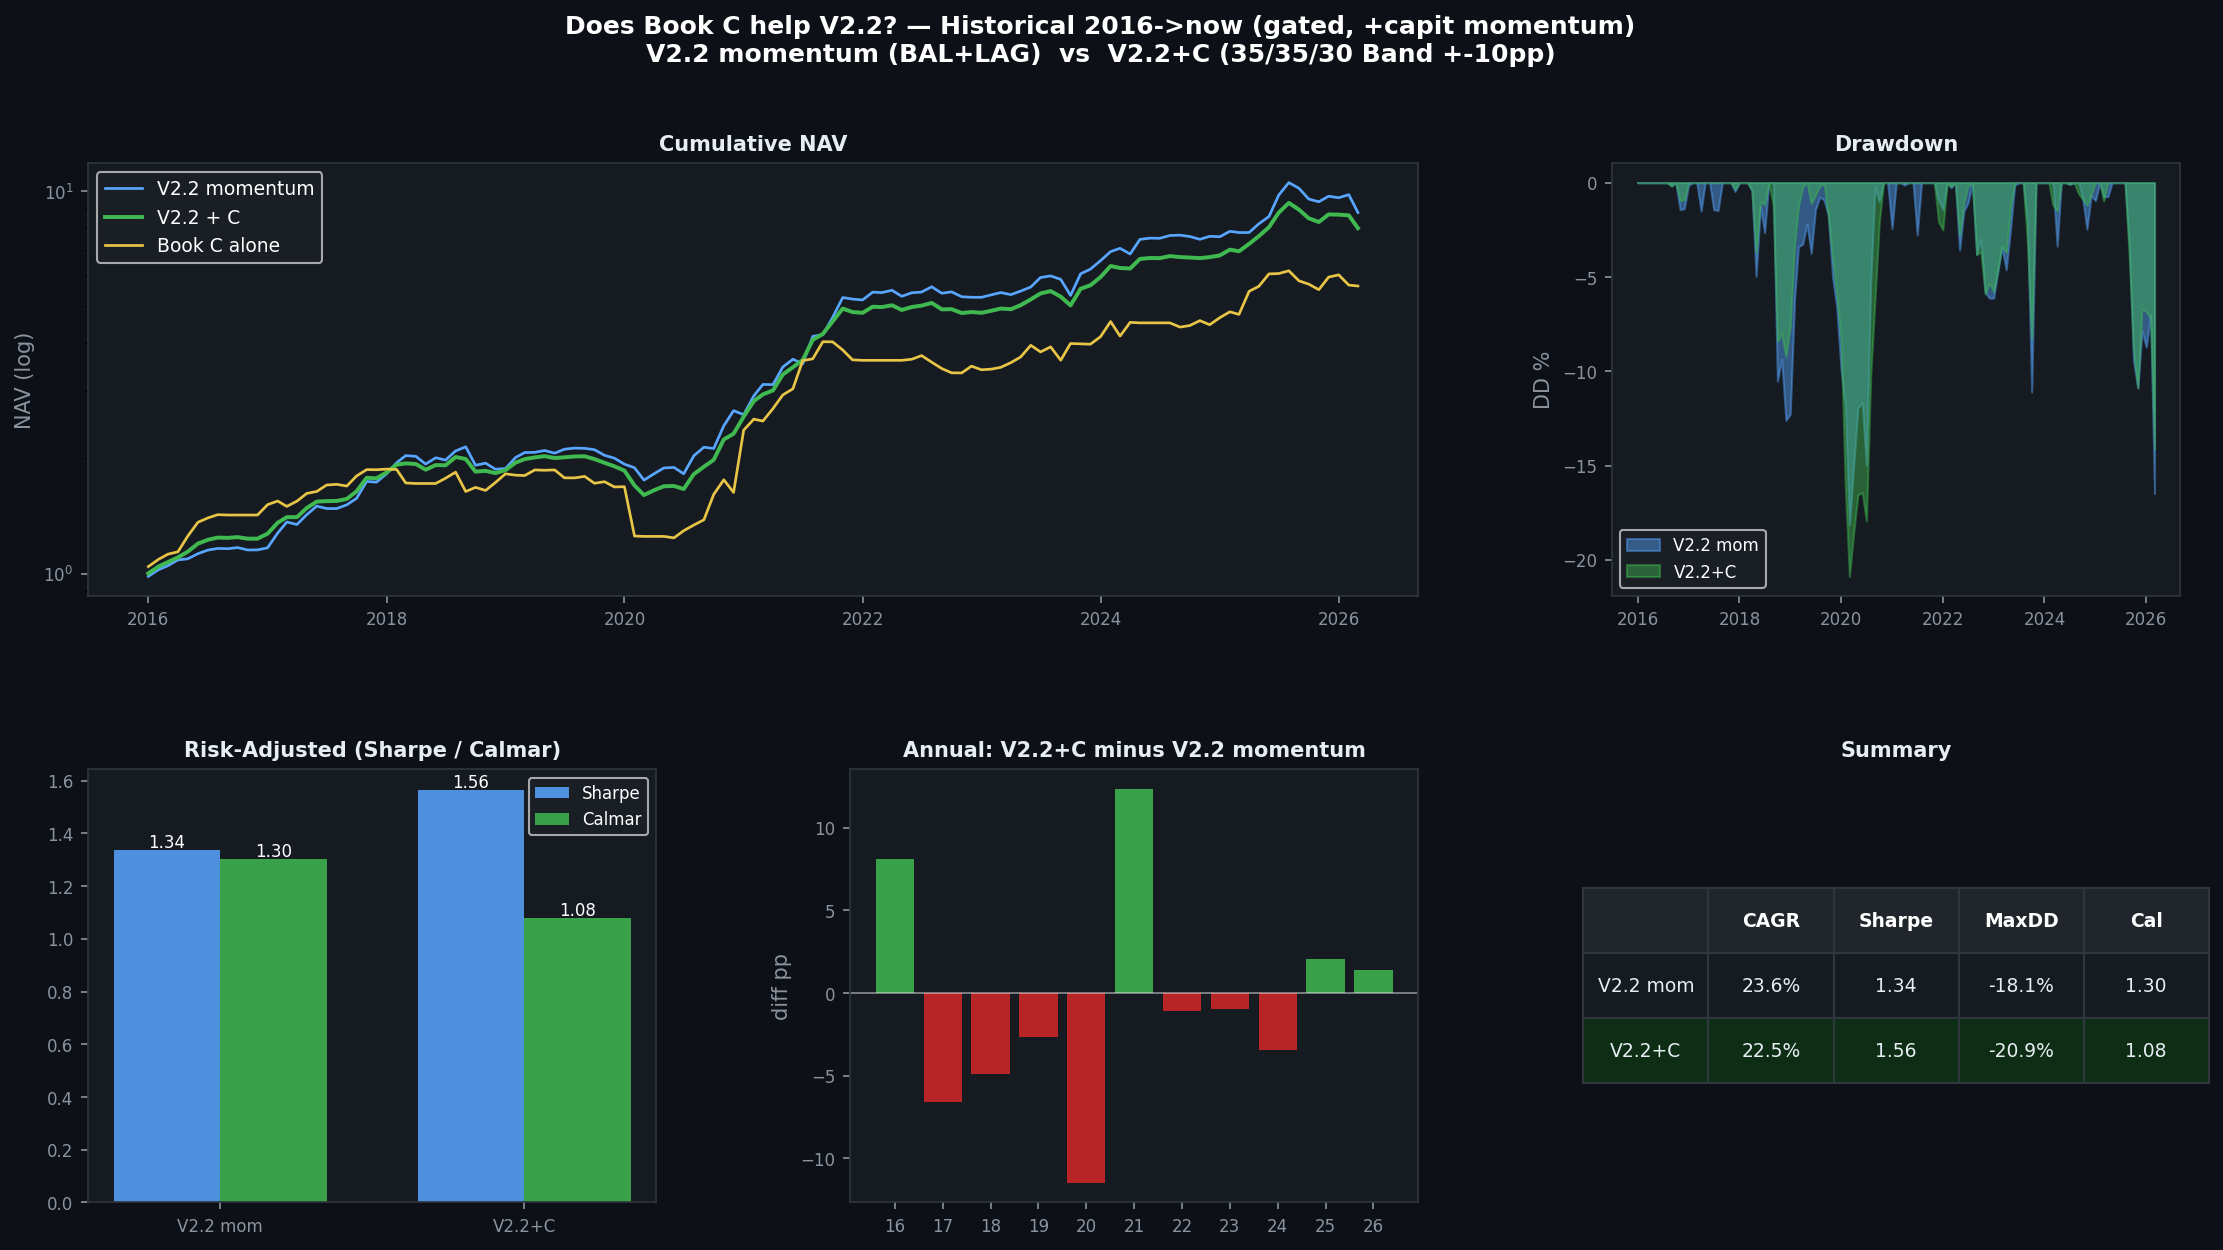

The script that saved this image:
"""
v22c_compare.py — Does adding Book C help V2.2? (historical, 2016 -> now)
=========================================================================
The earlier v22_reverify_2014.py was MOMENTUM-ONLY (BAL+LAG+capit). It did NOT
include Book C. This script adds the 3rd book and compares apples-to-apples over
the common period (Book C history starts 2016-01).

  V2.2 momentum (2-book)  = BAL_cap + LAG_cap        (the live champion)
  V2.2 + C   (3-book)     = 35% BAL + 35% LAG + 30% VALUE, Band +-10pp rebal

All legs are GATED (DT5G already inside). Monthly frequency (Book C is monthly).
"""
import sys, os
try: sys.stdout.reconfigure(encoding='utf-8')
except: pass
import numpy as np, pandas as pd
import matplotlib; matplotlib.use('Agg')
import matplotlib.pyplot as plt
import matplotlib.gridspec as gridspec
import warnings; warnings.filterwarnings('ignore')

WORKDIR = r"/home/trido/thanhdt/WorkingClaude"
os.chdir(WORKDIR)
TC = 0.003

def monthly_ret(path):
    nav = pd.read_csv(f'data/{path}.csv', parse_dates=['time']).set_index('time')['nav']
    m = nav.resample('ME').last().pct_change()
    m.index = m.index.to_period('M'); return m

# momentum legs WITH capit (the champion uses +capit)
bal = monthly_ret('pt_v22_bal_v21_cap')
lag = monthly_ret('pt_v22_lag_v21_cap')

# Book C (gated value), monthly
vc = pd.read_csv('data/book_c_backtest.csv')
vc['time'] = pd.PeriodIndex(vc['time'], freq='M')
val = vc.set_index('time')['ret_gated_eq']

R = pd.concat([bal.rename('BAL'), lag.rename('LAG'), val.rename('VALUE')], axis=1).dropna()
print("="*72)
print(f"V2.2  vs  V2.2+C   (common period {R.index.min()} -> {R.index.max()}, {len(R)} months)")
print("="*72)

def metrics(r):
    r = r.dropna(); n = len(r)
    mu = r.mean()*12; sd = r.std(ddof=1)*np.sqrt(12)
    cagr = (1+r).prod()**(12/n)-1
    nav = (1+r).cumprod(); dd = (nav/nav.cummax()-1).min()
    dn = r[r<0].std()*np.sqrt(12)
    return dict(CAGR=cagr*100, Vol=sd*100, Sharpe=mu/sd if sd>0 else 0,
                Sortino=mu/dn if dn>0 else 0, MaxDD=dd*100,
                Calmar=cagr/abs(dd) if dd<0 else np.nan)

# --- V2.2 momentum (2-book): sum/drift = the live champion method ---
# combined NAV = bal_nav + lag_nav (each starts equal); use monthly returns of the sum
bal_nav = (1+bal).cumprod(); lag_nav = (1+lag).cumprod()
v22_nav = (bal_nav + lag_nav)             # 50/50 start, drift
v22_mom = v22_nav.pct_change().reindex(R.index)

# --- Band +-10pp combiner ---
def band_combine(R3, target, band=0.10, tc=TC):
    w = np.array(target, float); out = []
    for i, m in enumerate(R3.index):
        r = R3.loc[m].values
        pr = float(np.dot(w, r))
        wd = w*(1+r); wd = wd/wd.sum()
        if i > 0 and np.any(np.abs(wd-target) > band):
            pr -= np.abs(target-wd).sum()/2*tc; w = np.array(target, float)
        else:
            w = wd
        out.append(pr)
    return pd.Series(out, index=R3.index)

# 2-book Band (for method-matched comparison)
v22_band = band_combine(R[['BAL','LAG']], [0.5,0.5])
# 3-book = +Book C
v22c = band_combine(R[['BAL','LAG','VALUE']], [0.35,0.35,0.30])

rows = [
    ('V2.2 momentum (sum/drift)', v22_mom),
    ('V2.2 momentum (50/50 Band)', v22_band),
    ('V2.2 + C  (35/35/30 Band)',  v22c),
    ('  -- Book C standalone',      R['VALUE']),
]
print(f"\n  {'Strategy':30s}  {'CAGR':>6s}  {'Vol':>6s}  {'Sharpe':>7s}  "
      f"{'Sortino':>7s}  {'MaxDD':>7s}  {'Calmar':>7s}")
print("  " + "-"*82)
M = {}
for nm, r in rows:
    m = metrics(r); M[nm] = m
    print(f"  {nm:30s}  {m['CAGR']:5.1f}%  {m['Vol']:5.1f}%  {m['Sharpe']:7.2f}  "
          f"{m['Sortino']:7.2f}  {m['MaxDD']:6.1f}%  {m['Calmar']:6.2f}")

# --- effect of adding C (method-matched: Band 2-book vs Band 3-book) ---
a, b = M['V2.2 momentum (50/50 Band)'], M['V2.2 + C  (35/35/30 Band)']
print(f"\n  EFFECT OF ADDING BOOK C (Band-vs-Band, apples-to-apples):")
print(f"    CAGR   {a['CAGR']:.1f}% -> {b['CAGR']:.1f}%   ({b['CAGR']-a['CAGR']:+.2f}pp)")
print(f"    Sharpe {a['Sharpe']:.2f}  -> {b['Sharpe']:.2f}    ({b['Sharpe']-a['Sharpe']:+.3f})")
print(f"    MaxDD  {a['MaxDD']:.1f}% -> {b['MaxDD']:.1f}%   ({b['MaxDD']-a['MaxDD']:+.1f}pp)")
print(f"    Calmar {a['Calmar']:.2f}  -> {b['Calmar']:.2f}    ({b['Calmar']-a['Calmar']:+.2f})")

# --- IS/OOS ---
def sub(s, lo, hi): return s[(s.index>=pd.Period(lo))&(s.index<=pd.Period(hi))]
print(f"\n  IS (2016-2019) / OOS (2020-now):")
for nm, r in [('V2.2 mom (Band)', v22_band), ('V2.2 + C (Band)', v22c)]:
    mi = metrics(sub(r,'2016-01','2019-12')); mo = metrics(sub(r,'2020-01','2026-12'))
    print(f"    {nm:18s}  IS {mi['CAGR']:5.1f}%/Sh{mi['Sharpe']:.2f}  "
          f"OOS {mo['CAGR']:5.1f}%/Sh{mo['Sharpe']:.2f}/DD{mo['MaxDD']:.0f}")

# --- annual + spotlight grind ---
print(f"\n  Annual returns:")
print(f"  {'Year':6s}  {'V2.2 mom':>9s}  {'V2.2+C':>8s}  {'diff':>7s}")
print("  " + "-"*40)
for y in range(2016, 2027):
    rm = sub(v22_band, f'{y}-01', f'{y}-12'); rc = sub(v22c, f'{y}-01', f'{y}-12')
    if len(rm) < 3: continue
    cm = ((1+rm).prod()-1)*100; cc = ((1+rc).prod()-1)*100
    mk = '  <- grind' if y == 2026 else ''
    print(f"  {y}   {cm:+8.1f}%  {cc:+7.1f}%  {cc-cm:+6.1f}%{mk}")

# 2026 YTD detail (the momentum weakness)
g_m = sub(v22_band, '2025-09', '2026-03'); g_c = sub(v22c, '2025-09', '2026-03')
print(f"\n  Grind 2025-09..2026-03:  V2.2 mom {((1+g_m).prod()-1)*100:+.1f}%  "
      f"vs  V2.2+C {((1+g_c).prod()-1)*100:+.1f}%")

# --- FIGURE ---
fig = plt.figure(figsize=(18, 9)); fig.patch.set_facecolor('#0d1117')
fig.suptitle('Does Book C help V2.2? — Historical 2016->now (gated, +capit momentum)\n'
             'V2.2 momentum (BAL+LAG)  vs  V2.2+C (35/35/30 Band +-10pp)',
             fontsize=12, color='white', fontweight='bold', y=0.99)
dark='#161b22'; sp='#30363d'
gs = gridspec.GridSpec(2, 3, figure=fig, hspace=0.40, wspace=0.34)
def sty(ax, t=""):
    ax.set_facecolor(dark); [s.set_color(sp) for s in ax.spines.values()]
    ax.tick_params(colors='#8b949e', labelsize=8)
    if t: ax.set_title(t, color='#e6edf3', fontsize=10, fontweight='bold', pad=6)

ax1 = fig.add_subplot(gs[0, :2]); sty(ax1, 'Cumulative NAV')
for r, lbl, col in [(v22_band,'V2.2 momentum','#58a6ff'),
                    (v22c,'V2.2 + C','#3fb950'),
                    (R['VALUE'],'Book C alone','#e8c547')]:
    nav=(1+r.dropna()).cumprod(); ax1.semilogy(nav.index.to_timestamp(), nav.values,
        color=col, lw=1.9 if 'C' in lbl and 'alone' not in lbl else 1.3, label=lbl)
ax1.legend(fontsize=9, facecolor='#1c2128', labelcolor='white'); ax1.set_ylabel('NAV (log)', color='#8b949e')

ax2 = fig.add_subplot(gs[0, 2]); sty(ax2, 'Drawdown')
for r, lbl, col in [(v22_band,'V2.2 mom','#58a6ff'),(v22c,'V2.2+C','#3fb950')]:
    nav=(1+r.dropna()).cumprod(); dd=(nav/nav.cummax()-1)*100
    ax2.fill_between(dd.index.to_timestamp(), dd.values, 0, color=col, alpha=0.45, label=lbl)
ax2.legend(fontsize=8, facecolor='#1c2128', labelcolor='white'); ax2.set_ylabel('DD %', color='#8b949e')

ax3 = fig.add_subplot(gs[1, 0]); sty(ax3, 'Risk-Adjusted (Sharpe / Calmar)')
labs=['V2.2 mom','V2.2+C']; shs=[a['Sharpe'],b['Sharpe']]; cals=[a['Calmar'],b['Calmar']]
x=np.arange(2); w=0.35
ax3.bar(x-w/2, shs, w, color='#58a6ff', alpha=0.85, label='Sharpe')
ax3.bar(x+w/2, cals, w, color='#3fb950', alpha=0.85, label='Calmar')
for i,v in enumerate(shs): ax3.text(i-w/2, v+0.01, f'{v:.2f}', ha='center', color='white', fontsize=8)
for i,v in enumerate(cals): ax3.text(i+w/2, v+0.01, f'{v:.2f}', ha='center', color='white', fontsize=8)
ax3.set_xticks(x); ax3.set_xticklabels(labs, color='#8b949e'); ax3.legend(fontsize=8, facecolor='#1c2128', labelcolor='white')

ax4 = fig.add_subplot(gs[1, 1]); sty(ax4, 'Annual: V2.2+C minus V2.2 momentum')
yrs=[]; diffs=[]
for y in range(2016,2027):
    rm=sub(v22_band,f'{y}-01',f'{y}-12'); rc=sub(v22c,f'{y}-01',f'{y}-12')
    if len(rm)<3: continue
    yrs.append(y); diffs.append(((1+rc).prod()-1)*100-((1+rm).prod()-1)*100)
cols=['#3fb950' if d>0 else '#d62728' for d in diffs]
ax4.bar(range(len(yrs)), diffs, color=cols, alpha=0.85)
ax4.axhline(0, color='white', lw=0.8, alpha=0.5)
ax4.set_xticks(range(len(yrs))); ax4.set_xticklabels([str(y)[-2:] for y in yrs], color='#8b949e', fontsize=8)
ax4.set_ylabel('diff pp', color='#8b949e')

ax5 = fig.add_subplot(gs[1, 2]); ax5.set_facecolor(dark); ax5.axis('off'); sty(ax5, 'Summary')
tr=[['','CAGR','Sharpe','MaxDD','Cal']]
for nm,key in [('V2.2 mom','V2.2 momentum (50/50 Band)'),('V2.2+C','V2.2 + C  (35/35/30 Band)')]:
    m=M[key]; tr.append([nm,f"{m['CAGR']:.1f}%",f"{m['Sharpe']:.2f}",f"{m['MaxDD']:.1f}%",f"{m['Calmar']:.2f}"])
t=ax5.table(cellText=tr[1:],colLabels=tr[0],loc='center',cellLoc='center')
t.auto_set_font_size(False); t.set_fontsize(9); t.scale(1.1,2.6)
for (ri,ci),c in t.get_celld().items():
    c.set_facecolor('#1c2128' if ri%2==0 else dark); c.set_text_props(color='#e6edf3'); c.set_edgecolor(sp)
    if ri==0: c.set_facecolor('#21262d'); c.set_text_props(color='white', fontweight='bold')
    if ri==2: c.set_facecolor('#0d2e14')

fig.savefig(WORKDIR+r"\v22c_compare.png", dpi=150, bbox_inches='tight', facecolor=fig.get_facecolor())
print(f"\nSaved: v22c_compare.png")
plt.close(); print("DONE")
